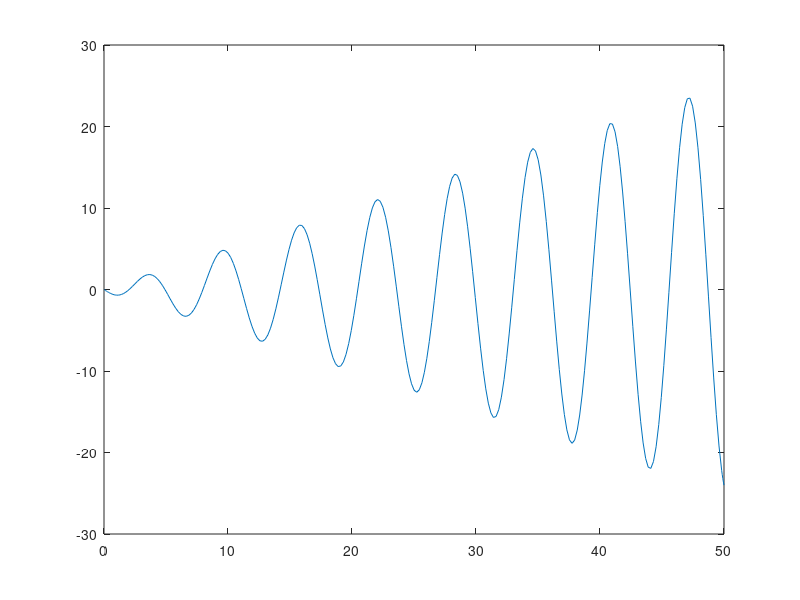
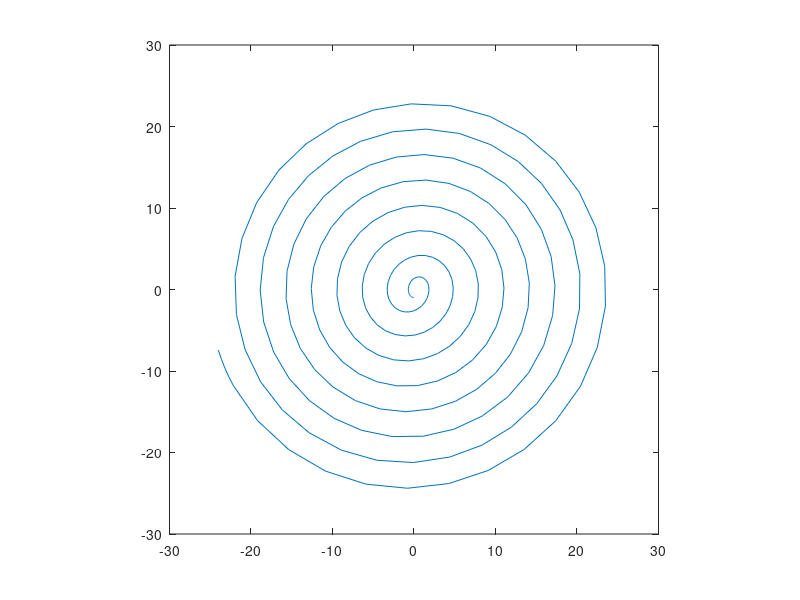

Reproduce these figures in MATLAB, in order.
close all
clc

% Start by specifying the parameters: mass m, spring constant k, damping
% coefficient c.
m = 1; k = 1; c = 0;

% Now we define an IVP in two steps: 

% STEP 1: convert the second-order equation 
% u'' + (c/m)u' + (k/m)u = b 
% into a system of two first-order equations. We do this by introducing 
% two dependent variables. The first one we call x(1), and the second one 
% we call x(2). Let x(1) = u, and let x(2) = u'. Then x(1)' = u' = x(2), 
% and x(2)' = u''. Finally, by solving the second-order equation for u'', 
% we get x(2)' = b - (c/m)x(2) - (k/m)x(1).
F = @(t,x)[x(2);sin(t) - (c/m)*x(2) - (k/m)*x(1)];

% STEP 2: specify the initial values.
position = 0; velocity = -1; 
x_0 = [position,velocity];

% Now we are ready to use ODE45 to numerically solve our IVP.
N = 50;
tspan = [0,N];
[t,x] = ode45(F,tspan,x_0);
pos = x(:,1); vel = x(:,2);

figure(1)
plot(t,pos)

figure(2)
plot(pos,vel)

pbaspect([1 1 1]);

% Uncomment this bit of code to see a moving box.
% figure(3)
% timestep = length(pos);
% fr = 1;
% for t = 1:timestep
%     cla
%     plot(0,pos(fr),'s','MarkerSize',50)
%     axis([-1 1 -1 1])
%     drawnow
%     M(fr) = getframe;
%     fr = fr + 1;
% end